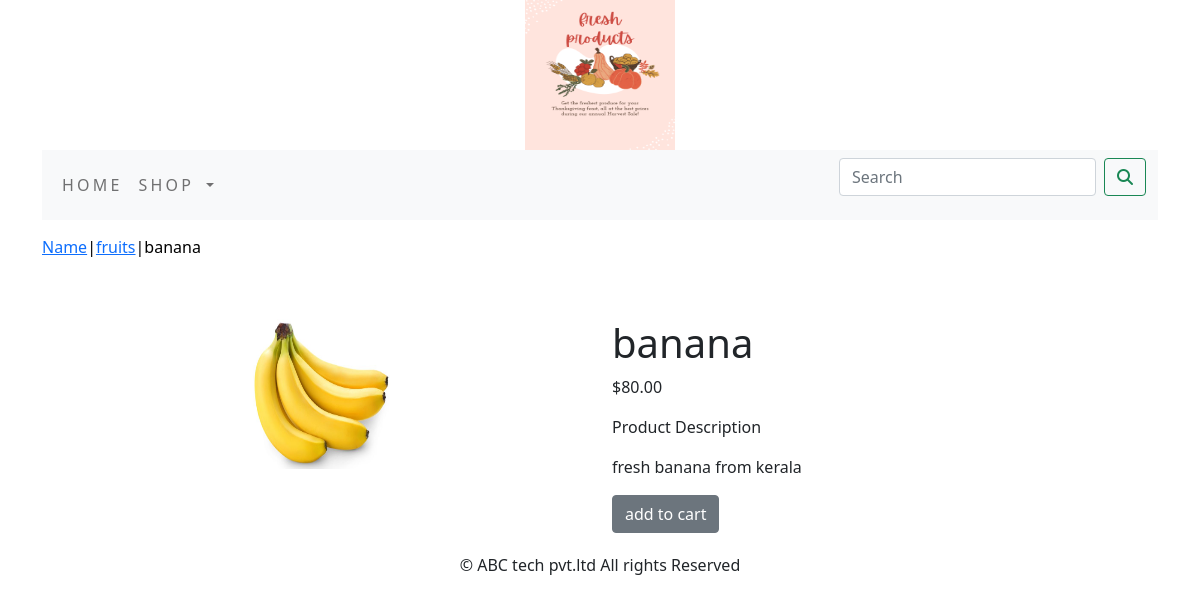
The page /shopapp/fruits/banana/ on the database its author committed.
### shopapp/models.py (models this page shows, shortened)
class Product(models.Model):
    name = models.CharField(max_length=250, unique=True)
    slug = models.SlugField(max_length=250, unique=True)
    description = models.TextField(blank=True)
    price = models.DecimalField(max_digits=10, decimal_places=2)
    category = models.ForeignKey(Category, on_delete=models.CASCADE)
    image = models.ImageField(upload_to='product', blank=True)
    stock = models.IntegerField()
    available = models.BooleanField(default=True)
    created = models.DateTimeField(auto_now_add=True)
    updated = models.DateTimeField(auto_now=True)
    class Meta:
        ordering = ('name',)
        verbose_name = 'product'
        verbose_name_plural = 'products'

class Category(models.Model):
    name = models.CharField(max_length=250, unique=True)
    slug = models.SlugField(max_length=250, unique=True)
    description = models.TextField(blank=True)
    image = models.ImageField(upload_to='category', blank=True)
    class Meta:
        ordering = ('name',)
        verbose_name = 'category'
        verbose_name_plural = 'categories'
    def get_url(self):
        return reverse('shopapp:products_by_category', args=[self.slug])
    def __str__(self):
        return '{}'.format(self.name)

### shopapp/views.py (the view)
# urls.py: path('<slug:c_slug>/<slug:product_slug>/', views.proDetail, name='prodCatdetail'),
def proDetail(request, c_slug, product_slug):
    try:
        product = Product.objects.get(category__slug=c_slug, slug=product_slug)
    except Exception as e:
        raise e
    return render(request, "product.html", {'product': product})

### cart/context_processors.py (called while the page is built)
def counter(request):
    item_count = 0
    if 'admin' in request.path:
        return {}
    else:
        try:
            cart = Cart.objects.filter(cart_id=_cart_id(request))
            car_items = CartItem.objects.all().filter(cart=cart[:1])
            for cart_item in car_items:
                item_count += cart_item.quantity
        except Cart.DoesNotExist:
            item_count = 0
    return dict(item_count=item_count)

### cart/views.py (called while the page is built)
def _cart_id(request):
    cart = request.session.session_key
    if not cart:
        cart = request.session.create()
    return cart

### shopapp/context_processors.py (called while the page is built)
def menu_links(request):
    links = Category.objects.all()
    return dict(links=links)

### templates/product.html (shortened to what this page needs)
{% extends 'base.html' %}
{% load static %}
{% block content %}
<div class="row my_prod_row_class">
    <div class="mx-auto">
        <p><a href="{% url 'shopapp:allProdCat' %}">Name</a>|<a href="{{product.category.get_url}}">{{product.category}}</a>|{{product.name}}</p>
    </div>
</div>
<div class="container">
<br>
<div class="row">
    <div class="col-12 col-sm-12 col-md-12 col-lg-6 text-center" >
        <div style="min-width:18rem">
            <img src="{{product.image.url}}" alt="{{product.name}}" width="150" height="150">
        </div>
    </div>
    <div class="col-12 col-sm-12 col-md-12 col-lg-6">
        <div>
            <h1 class="my_prod_title">{{product.name}}</h1>
            <p>${{product.price}}</p>
            <p class="my_tittle">Product Description</p>
            <p class="text-justify my_prod_text">{{product.description}}</p>
            {% if Product.stock <= 0 %}
            <p class="text-justify my_prod_text"><b>out of stock</b></p>
            {% else %}
            <a class="btn btn-secondary" href="{% url 'cart:add_cart' product.id %}">add to cart</a>
            {% endif %}
        </div>
    </div>
</div>
</div>
 {% endblock %}

### static/css/custom.css (style rules this page uses)
body { font-family: 'Roboto', sans-serif; }
.my_prod_row_class { padding-top:15px; padding-bottom:20px; }
.my_prod_row_class .mx-auto { color:#000; front-size:12px; text-decoration:none; }

### rows shown on the page
Product: category "fruits", name "banana", image (picture), price "80.00", description "fresh banana from kerala"
